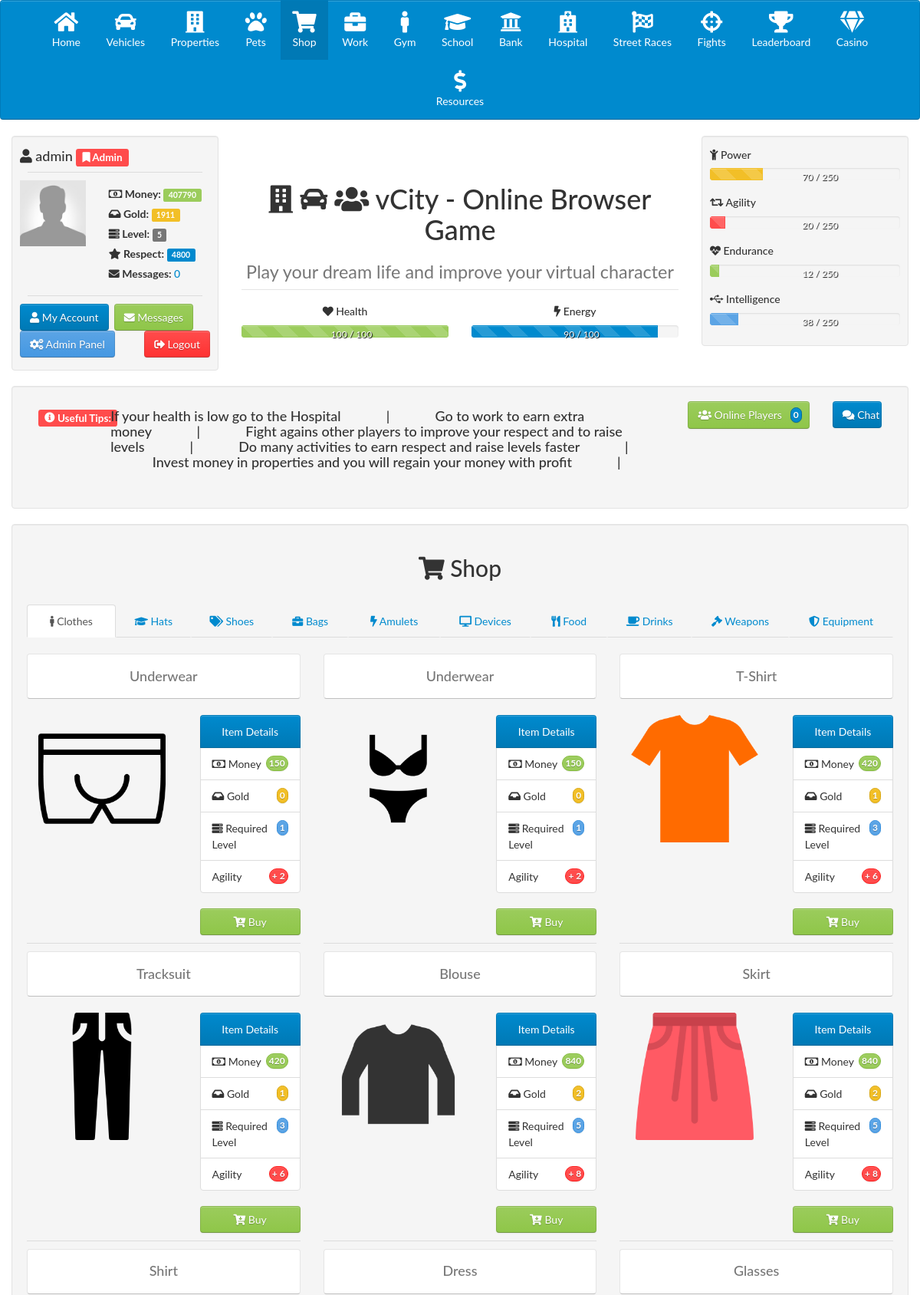
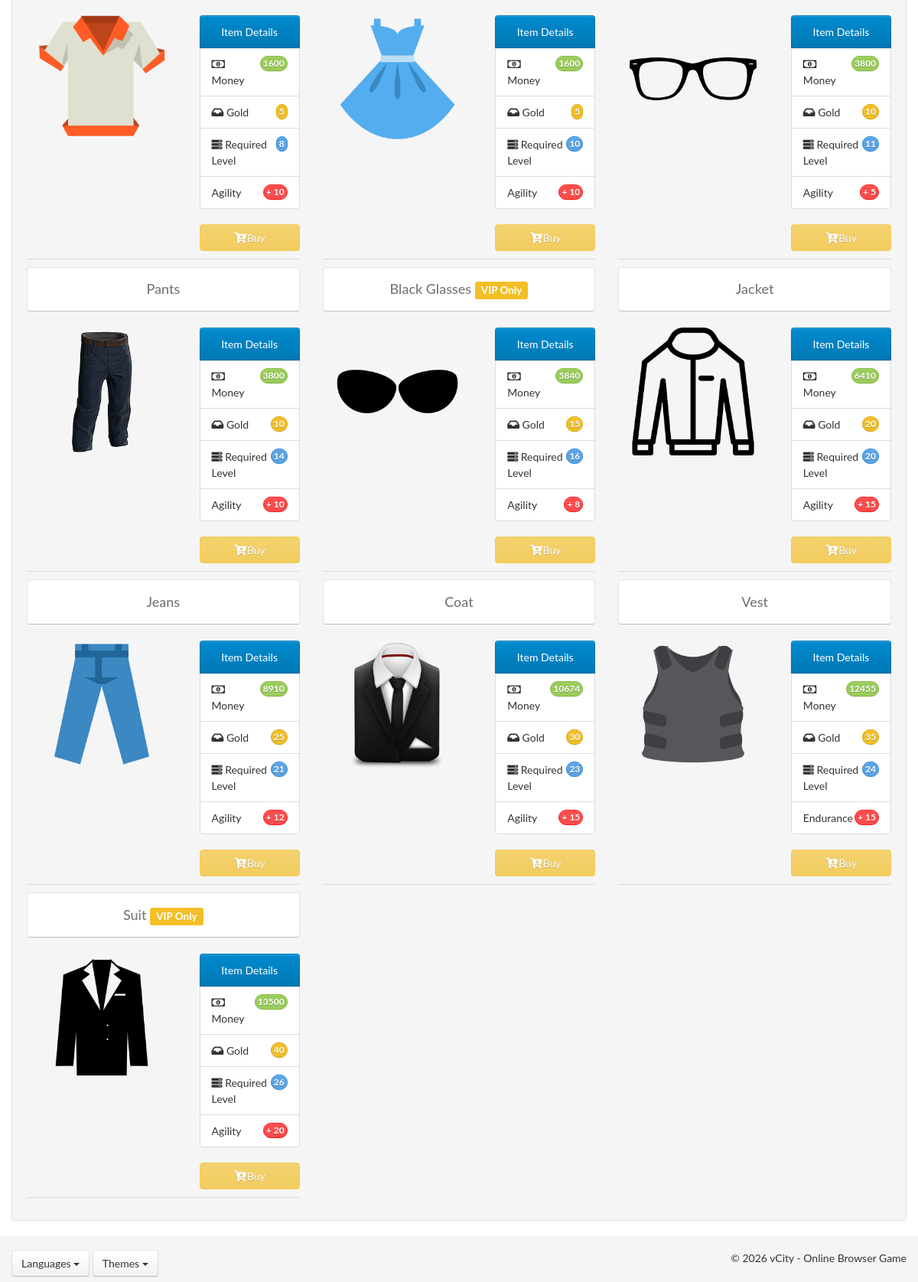
/shop.php (signed in), run on the app's committed database (2 pictures, top to bottom).
### tables this page shows
CREATE TABLE `players` (
  `id` int(11) NOT NULL,
  `username` varchar(255) NOT NULL,
  `password` varchar(255) NOT NULL,
  `email` varchar(255) NOT NULL,
  `avatar` varchar(255) NOT NULL DEFAULT 'images/icons/default-avatar.jpg',
  `role` varchar(255) NOT NULL DEFAULT 'Player',
  `level` int(11) NOT NULL DEFAULT '1',
  `money` int(11) NOT NULL DEFAULT '1500',
  `gold` int(11) NOT NULL DEFAULT '20',
  `respect` int(11) NOT NULL DEFAULT '0',
  `health` int(11) NOT NULL DEFAULT '100',
  `energy` int(11) NOT NULL DEFAULT '100',
  `power` int(11) NOT NULL DEFAULT '0',
  `agility` int(11) NOT NULL DEFAULT '0',
  `endurance` int(11) NOT NULL DEFAULT '0',
  `intelligence` int(11) NOT NULL DEFAULT '0',
  `character_id` int(11) NOT NULL DEFAULT '0',
  `home_id` int(11) NOT NULL DEFAULT '1',
  `garage_id` int(11) NOT NULL DEFAULT '0',
  `hangar_id` int(11) NOT NULL DEFAULT '0',
  `quay_id` int(11) NOT NULL DEFAULT '0',
  `bank` int(11) NOT NULL DEFAULT '0',
  `spins` int(11) NOT NULL DEFAULT '2',
  `theme` int(11) NOT NULL DEFAULT '1',
  `language` varchar(255) NOT NULL,
  `timeonline` varchar(255) NOT NULL
);

CREATE TABLE `settings` (
  `id` int(11) NOT NULL,
  `title` varchar(255) NOT NULL DEFAULT 'vCity',
  `description` varchar(255) NOT NULL DEFAULT 'vCity - Online Browser Game',
  `keywords` varchar(255) NOT NULL DEFAULT 'online, browser, game, virtual, city, online game, browser game, players, vehicles, upgrades, items, characters',
  `startmoney` int(11) NOT NULL DEFAULT '1500',
  `startgold` int(11) NOT NULL DEFAULT '20',
  `paypal_email` varchar(255) NOT NULL,
  `about` text NOT NULL
);

CREATE TABLE `tips` (
  `id` int(11) NOT NULL,
  `tip` varchar(255) NOT NULL
);

CREATE TABLE `item_categories` (
  `id` int(11) NOT NULL,
  `category` varchar(255) NOT NULL,
  `fa_icon` varchar(255) NOT NULL
);

CREATE TABLE `items` (
  `id` int(11) NOT NULL,
  `item` varchar(255) NOT NULL,
  `category_id` int(11) DEFAULT '3',
  `image` varchar(255) NOT NULL DEFAULT 'images/shoes/hats/-shoes.png',
  `bonustype` varchar(255) NOT NULL DEFAULT 'endurance',
  `bonusvalue` int(11) NOT NULL,
  `money` int(11) NOT NULL,
  `gold` int(11) NOT NULL DEFAULT '0',
  `respect` int(11) NOT NULL,
  `min_level` int(11) NOT NULL DEFAULT '1',
  `vip` varchar(3) NOT NULL DEFAULT 'No'
);

### shop.php (the view, shortened to what the rows shown need)
<?php
require "core.php";
head();
$uname     = $_SESSION['username'];
$suser     = mysqli_query($connect, "SELECT * FROM `players` WHERE username='$uname' LIMIT 1");
$rowu      = mysqli_fetch_assoc($suser);
$player_id = $rowu['id'];
?>
        <div class="col-md-12 well">
            <center><h2><i class="fa fa-shopping-cart"></i> <?php
echo lang_key("shop");
?></h2></center><br />
                <ul class="nav nav-tabs nav-justified">
<?php
$first   = true;
$queryic = mysqli_query($connect, "SELECT * FROM `item_categories`");
while ($rowic = mysqli_fetch_assoc($queryic)) {
?>
                    <li <?php
    if ($first) {
        echo 'class="active"';
        $first = false;
    }
?></l><a data-toggle="tab" href="#<?php
    echo $rowic['id'];
?>"><i class="fa <?php
    echo $rowic['fa_icon'];
?>"></i> <?php
    echo $rowic['category'];
?></a></li>
<?php
}
?>
                </ul>
                <div class="tab-content">
<?php
$firsta   = true;
$queryicc = mysqli_query($connect, "SELECT * FROM `item_categories`");
while ($rowicc = mysqli_fetch_assoc($queryicc)) {
    $category_id = $rowicc['id'];
?>
                        <div id="<?php
    echo $category_id;
?>" class="tab-pane fade in <?php
    if ($firsta) {
        echo 'active';
        $firsta = false;
    }
?>">
                    <br />
                    <div class="row">
<?php
    $queryi = mysqli_query($connect, "SELECT * FROM `items` WHERE category_id = '$category_id'");
    while ($rowi = mysqli_fetch_assoc($queryi)) {
        $item_id  = $rowi['id'];
        $querypic = mysqli_query($connect, "SELECT * FROM `player_items` WHERE item_id='$item_id' AND player_id='$player_id' LIMIT 1");
        $countpic = mysqli_num_rows($querypic);
?>
        <div class="col-md-4">
            <center>
                <ul class="breadcrumb"><li class="active"><h4><?php
        echo $rowi['item'];
?> <?php
?> <?php
        if ($rowi['vip'] == 'Yes') {
            echo '<span class="label label-warning">' . lang_key("vip-only") . '</span>';
        }
?></h4></li></ul>
            </center>
            <div class="row">
                <div class="col-md-7">
                    <center><img src="<?php
        echo $rowi['image'];
?>" width="85%"></center>
                </div>
                <div class="col-md-5">
                    <ul class="list-group">
                        <li class="list-group-item active">
                            <center><?php
        echo lang_key("item-details");
?></center>
                        </li>
                        <li class="list-group-item"><span class="badge badge-success"><?php
        echo $rowi['money'];
?></span><i class="far fa-money-bill-alt"></i> <?php
        echo lang_key("money");
?></li>
                        <li class="list-group-item"><span class="badge badge-warning"><?php
        echo $rowi['gold'];
?></span><i class="fa fa-inbox"></i> <?php
        echo lang_key("gold");
?></li>
                        <li class="list-group-item"><span class="badge badge-info"><?php
        echo $rowi['min_level'];
?></span><i class="fa fa-server"></i> <?php
        echo lang_key("required-level");
?></li>
                        <li class="list-group-item"><span class="badge badge-danger">+ <?php
        echo $rowi['bonusvalue'];
?></span><?php
        echo ucfirst($rowi['bonustype']);
?></li>
                    </ul>
<?php
        if ($countpic > 0) {
            echo '<a href="?sell-id=' . $rowi['id'] . '"class="btn btn-danger btn-md btn-block"><em class="fa fa-fw fa-dollar-sign"></em> ' . lang_key("sell") . '</a>';
        } else if ($rowu['money'] < $rowi['money'] || $rowu['gold'] < $rowi['gold'] || $rowu['level'] < $rowi['min_level'] || $rowi['vip'] == 'Yes' && $rowu['role'] != 'VIP') {
            if ($rowi['bonustype'] == 'health' || $rowi['bonustype'] == 'energy') {
                echo '<button class="btn btn-warning btn-md btn-block" disabled><em class="fa fa-fw fa-cart-arrow-down"></em>' . lang_key("buy-use") . '</button>';
            } else {
                echo '<button class="btn btn-warning btn-md btn-block" disabled><em class="fa fa-fw fa-cart-arrow-down"></em>' . lang_key("buy") . '</button>';
            }
        } else {
            if ($rowi['bonustype'] == 'health' || $rowi['bonustype'] == 'energy') {
                echo '<a href="?buy-id=' . $rowi['id'] . '" class="btn btn-success btn-md btn-block"><i class="fa fa-cart-arrow-down"></i> ' . lang_key("buy-use") . '</a>';
            } else {
                echo '<a href="?buy-id=' . $rowi['id'] . '" class="btn btn-success btn-md btn-block"><i class="fa fa-cart-arrow-down"></i> ' . lang_key("buy") . '</a>';
            }
        }
?>
                </div>
            </div>
            <hr />
        </div>
<?php
    }
?>
                            </div>
                        </div>
<?php
}
?>
                </div>
        </div>
<?php
footer();
?>

### core.php (shortened to what the rows shown need)
<?php
function lang_key($key)
{
    global $arrLang;
    $output = "";
    if (isset($arrLang[$key])) {
        $output = $arrLang[$key];
    } else {
        $output = str_replace("_", " ", $key);
    }
    return $output;
}
function percent($num_amount, $num_total)
{
    @$count1 = $num_amount / $num_total;
    $count2 = $count1 * 100;
    $count  = number_format($count2, 0);
    return $count;
}
function head()
{
    require "config.php";
    $query = mysqli_query($connect, "SELECT * FROM `settings` WHERE id='1' LIMIT 1");
    $row   = mysqli_fetch_assoc($query);
    $uname     = $_SESSION['username'];
    $suser     = mysqli_query($connect, "SELECT * FROM `players` WHERE username='$uname'");
    $rowu      = mysqli_fetch_assoc($suser);
?>
<!DOCTYPE html>
<html lang="en">
<head>
    <link href="https://maxcdn.bootstrapcdn.com/bootstrap/3.3.7/css/bootstrap.min.css" rel="stylesheet">
<?php
    $themeid = $rowu['theme'];
    $querytg = mysqli_query($connect, "SELECT * FROM `themes` WHERE id='$themeid'");
    $rowtg   = mysqli_fetch_assoc($querytg);
?>
    <link href="<?php
    echo $rowtg['csspath'];
?>" rel="stylesheet">
    <link href="assets/css/game.css" rel="stylesheet">
    <link href="https://use.fontawesome.com/releases/v5.0.6/css/all.css" rel="stylesheet">
    <link href="assets/css/sidebar.css" rel="stylesheet">
</head>
<body>
    <div class="container-fluid">
        <div class="row">
            <div class="col-md-3 user-stats">
                <div class="well">
                    <h4><i class="fa fa-user"></i> <?php
    echo $rowu['username'];
?>
<?php
    if ($rowu['role'] == "Admin") {
        echo '<span class="label label-danger"><i class="fa fa-bookmark"></i> ' . $rowu['role'] . '</span> ';
    }
?>
                    </h4>
                    <hr />
                    <div class="row">
                        <div class="col-md-5">
                            <center><img src="<?php
    echo $rowu['avatar'];
?>" width="100%" /></center>
                        </div>
                        <div class="col-md-7" id="playerstats">
                            <div id="stats">
<h5><strong><i class="far fa-money-bill-alt"></i> <?php
    echo lang_key("money");
?>: </strong><span class="label label-success"><?php
    echo $rowu['money'];
?></span></h5>
                            <h5><strong><i class="fa fa-inbox"></i> <?php
    echo lang_key("gold");
?>: </strong><span class="label label-warning"><?php
    echo $rowu['gold'];
?></span></h5>
                            <h5><strong><i class="fa fa-server"></i> <?php
    echo lang_key("level");
?>: </strong><span class="label label-default"><?php
    echo $rowu['level'];
?></span></h5>
                            <h5><strong><i class="fa fa-star"></i> <?php
    echo lang_key("respect");
?>: </strong><span class="label label-primary"><?php
    echo $rowu['respect'];
?></span></h5>
</div>
                        </div>
                    </div>
                    <hr />
                    <h5>
                    <a href="settings.php" class="btn btn-primary pull-left"><i class="fa fa-user"></i> </a>&nbsp;
                    <a href="messages.php" class="btn btn-success"><i class="fa fa-envelope"></i> </a>
<?php
    if ($rowu['role'] == 'Admin') {
?>
                    <a href="admin" class="btn btn-info"><i class="fa fa-cogs"></i> </a>
<?php
    }
?>
                    <a href="logout.php" class="btn btn-danger pull-right"><i class="fa fa-sign-out-alt"></i> </a>
                </h5>
                </div>
            </div>
            <div class="col-md-6 text-center page-header">
                <h1 class="game-name">
                <i class="fa fa-building"></i> <i class="fa fa-car"></i> <i class="fa fa-users"></i> <?php
    echo $row['title'];
?>
                <small><br /><?php
    echo $row['description'];
?></small>
                </h1>
                <hr />
                <div class="row" id="playerstats2">
                    <div id="stats2">
                    <div class="col-md-6">
                        <div class="progress progress-striped active">
                            <div class="progress-bar progress-bar-success" style="width: <?php
    echo $rowu['health'];
?>%;">
                                <span><?php
    echo $rowu['health'];
?> / 100</span>
                            </div>
                        </div>
                    </div>
                    <div class="col-md-6">
                        <div class="progress progress-striped active">
                            <div class="progress-bar" style="width: <?php
    echo $rowu['energy'];
?>%;">
                                <span><?php
    echo $rowu['energy'];
?> / 100</span>
                            </div>
                        </div>
                    </div>
</div>
                </div>
            </div>
            <div class="col-md-3 user-stats">
                <div class="well" id="playerskills">
                    <div id="skills">
                <div class="progress progress-striped">
                    <div class="progress-bar progress-bar-warning" style="width: <?php
    echo percent($rowu['power'], 250);
?>%;">
                        <span><?php
    echo $rowu['power'];
?> / 250</span>
                    </div>
                </div>
                <div class="progress progress-striped">
                    <div class="progress-bar progress-bar-danger" style="width: <?php
    echo percent($rowu['agility'], 250);
?>%;">
                        <span><?php
    echo $rowu['agility'];
?> / 250</span>
                    </div>
                </div>
                <div class="progress progress-striped">
                    <div class="progress-bar progress-bar-success" style="width: <?php
    echo percent($rowu['endurance'], 250);
?>%;">
                        <span><?php
    echo $rowu['endurance'];
?> / 250</span>
                    </div>
                </div>
                <div class="progress progress-striped">
                    <div class="progress-bar progress-bar-info" style="width: <?php
    echo percent($rowu['intelligence'], 250);
?>%;">
                        <span><?php
    echo $rowu['intelligence'];
?> / 250</span>
                    </div>
                </div>
</div>
                </div>
            </div>
        </div>
    <div class="container-fluid">
        <div class="row well">
            <div class="col-md-8">
                <marquee behavior="scroll" direction="left" scrollamount="12">
                    <h4>
<?php
    $querygt = mysqli_query($connect, "SELECT * FROM `tips` ORDER BY rand()");
    while ($rowgt = mysqli_fetch_assoc($querygt)) {
        echo $rowgt['tip'];
        echo '&nbsp;&nbsp;&nbsp;&nbsp;&nbsp;&nbsp;&nbsp;&nbsp;&nbsp;&nbsp;&nbsp;&nbsp; | &nbsp;&nbsp;&nbsp;&nbsp;&nbsp;&nbsp;&nbsp;&nbsp;&nbsp;&nbsp;&nbsp;&nbsp;';
    }
?>
                    </h4>
                </marquee>
            </div>
        </div>
    </div>
<?php
}
function footer()
{
    require "config.php";
    $query = mysqli_query($connect, "SELECT * FROM `settings` WHERE id='1'");
    $row   = mysqli_fetch_assoc($query);
?>
    </div>
    <footer class="footer clearfix">
        <div class="container-fluid">
		<div class="row">
			<div class="col-md-6">
            <div class="pull-right">&copy; <?php
    echo date("Y");
?> <?php
    echo $row['title'];
?></div>
			</div>
		</div>
        </div>
    </footer>
</body>
</html>
<?php
}
?>

### data on the page
players: username "admin", role "Admin", avatar (placeholder picture), money "407790", gold "1911", level "5", respect "4800", health "100", energy "90", power "70", agility "20", endurance "12", intelligence "38"
settings: title "vCity - Online Browser Game", description "Play your dream life and improve your virtual character"
tips: tip "If your health is low go to the Hospital"
tips: tip "Go to work to earn extra money"
tips: tip "Fight agains other players to improve your respect and to raise levels"
tips: tip "Do many activities to earn respect and raise levels faster"
tips: tip "Invest money in properties and you will regain your money with profit"
item_categories: category "Clothes"
item_categories: category "Hats"
item_categories: category "Shoes"
item_categories: category "Bags"
item_categories: category "Amulets"
item_categories: category "Devices"
item_categories: category "Food"
item_categories: category "Drinks"
item_categories: category "Weapons"
item_categories: category "Equipment"
items: item "Underwear", image (picture), money "150", gold "0", min_level "1", bonusvalue "2", bonustype "Agility"
items: item "Underwear", image (picture), money "150", gold "0", min_level "1", bonusvalue "2", bonustype "Agility"
items: item "T-Shirt", image (picture), money "420", gold "1", min_level "3", bonusvalue "6", bonustype "Agility"
items: item "Tracksuit", image (picture), money "420", gold "1", min_level "3", bonusvalue "6", bonustype "Agility"
items: item "Blouse", image (picture), money "840", gold "2", min_level "5", bonusvalue "8", bonustype "Agility"
items: item "Skirt", image (picture), money "840", gold "2", min_level "5", bonusvalue "8", bonustype "Agility"
items: item "Shirt", image (picture), money "1600", gold "5", min_level "8", bonusvalue "10", bonustype "Agility"
items: item "Dress", image (picture), money "1600", gold "5", min_level "10", bonusvalue "10", bonustype "Agility"
items: item "Glasses", image (picture), money "3800", gold "10", min_level "11", bonusvalue "5", bonustype "Agility"
items: item "Pants", image (picture), money "3800", gold "10", min_level "14", bonusvalue "10", bonustype "Agility"
items: item "Black Glasses", image (picture), money "5840", gold "15", min_level "16", bonusvalue "8", bonustype "Agility"
items: item "Jacket", image (picture), money "6410", gold "20", min_level "20", bonusvalue "15", bonustype "Agility"
items: item "Jeans", image (picture), money "8910", gold "25", min_level "21", bonusvalue "12", bonustype "Agility"
items: item "Coat", image (picture), money "10674", gold "30", min_level "23", bonusvalue "15", bonustype "Agility"
items: item "Vest", image (picture), money "12455", gold "35", min_level "24", bonusvalue "15", bonustype "Endurance"
items: item "Suit", image (picture), money "13500", gold "40", min_level "26", bonusvalue "20", bonustype "Agility"

### other printed values
lang_key("home") "Home"
lang_key("vehicles") "Vehicles"
lang_key("properties") "Properties"
lang_key("pets") "Pets"
lang_key("shop") "Shop"
lang_key("work") "Work"
lang_key("gym") "Gym"
lang_key("school") "School"
lang_key("bank") "Bank"
lang_key("hospital") "Hospital"
lang_key("street-races") "Street Races"
lang_key("fights") "Fights"
lang_key("leaderboard") "Leaderboard"
lang_key("casino") "Casino"
lang_key("resources") "Resources"
